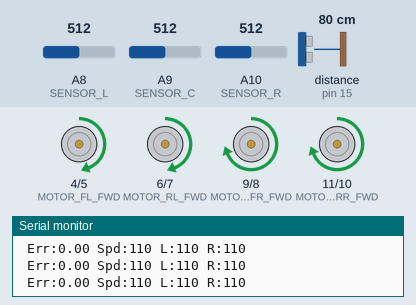
This sketch was run on a simulated Arduino Mega 2560, built with avr-gcc and run on an emulated ATmega2560. Shown: motor-driver pin pairs drawn as motors (green arrow = first pin HIGH = forward, orange = second pin HIGH = backward, longer = more drive), the last lines printed to the serial monitor. Wiring (inferred from the names in the program): ultrasonic range finder: trigger pin 14; echo pin 15. The inputs (shaded band) are chosen by the test bench; at power-on: distance to the obstacle (sensor on pin 15) 80 cm, A8 (SENSOR_L) = 512, A9 (SENSOR_C) = 512, A10 (SENSOR_R) = 512. The echo pulse lasts 58.3 µs per cm.

Above: at 1.2 s.
1.3 s: distance to the obstacle (sensor on pin 15) set to 23 cm
2.8 s: distance to the obstacle (sensor on pin 15) set to 19 cm
At 3.5 s:
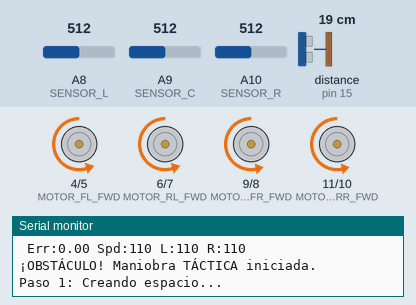
At 5.2 s:
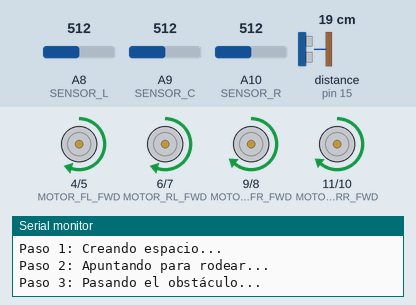
Timing chart, 0 to 14.8 s (numbered marks = the images above; inputs shaded):
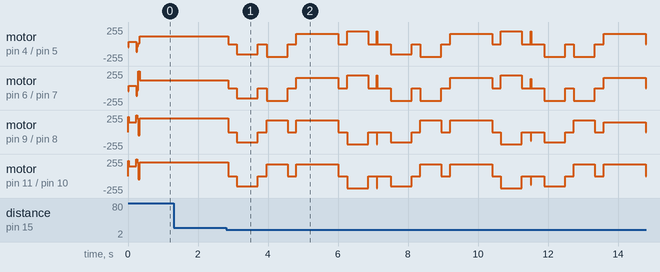

The sketch:

LineFollowerRobot.ino
```cpp
#include "config.h"
#include "MotorControl.h"
#include "RobotLogic.h"

unsigned long startTime;

void setup() {
  Serial.begin(9600);

  setupMotors();
  setupSensors();

  Serial.println("✅ Robot listo!");
  startTime = millis();
}

void loop() {
  if (millis() - startTime < 1500) {
    followLine();
  } else {
    long distance = checkObstacle();
    if (distance > 0 && distance < obstacleThreshold) {
      avoidObstacle();
    } else {
      followLine();
    }
  }

  delay(10);
}
```

MotorControl.cpp
```cpp
#include <Arduino.h>
#include "config.h"
#include "MotorControl.h"

void setupMotors() {
  pinMode(MOTOR_FL_FWD, OUTPUT);
  pinMode(MOTOR_FL_REV, OUTPUT);
  pinMode(MOTOR_FR_FWD, OUTPUT);
  pinMode(MOTOR_FR_REV, OUTPUT);
  pinMode(MOTOR_RL_FWD, OUTPUT);
  pinMode(MOTOR_RL_REV, OUTPUT);
  pinMode(MOTOR_RR_FWD, OUTPUT);
  pinMode(MOTOR_RR_REV, OUTPUT);
}

void moveMotors(int frontLeftSpeed, int rearLeftSpeed, int frontRightSpeed, int rearRightSpeed) {
  float adjustedFLSpeed = frontLeftSpeed * LEFT_MOTOR_TRIM;
  if (adjustedFLSpeed >= 0) {
    analogWrite(MOTOR_FL_FWD, adjustedFLSpeed);
    digitalWrite(MOTOR_FL_REV, LOW);
  } else {
    analogWrite(MOTOR_FL_REV, -adjustedFLSpeed);
    digitalWrite(MOTOR_FL_FWD, LOW);
  }

  float adjustedRLSpeed = rearLeftSpeed * LEFT_MOTOR_TRIM;
  if (adjustedRLSpeed >= 0) {
    analogWrite(MOTOR_RL_FWD, adjustedRLSpeed);
    digitalWrite(MOTOR_RL_REV, LOW);
  } else {
    analogWrite(MOTOR_RL_REV, -adjustedRLSpeed);
    digitalWrite(MOTOR_RL_FWD, LOW);
  }

  if (frontRightSpeed >= 0) {
    analogWrite(MOTOR_FR_FWD, frontRightSpeed);
    digitalWrite(MOTOR_FR_REV, LOW);
  } else {
    analogWrite(MOTOR_FR_REV, -frontRightSpeed);
    digitalWrite(MOTOR_FR_FWD, LOW);
  }

  if (rearRightSpeed >= 0) {
    analogWrite(MOTOR_RR_FWD, rearRightSpeed);
    digitalWrite(MOTOR_RR_REV, LOW);
  } else {
    analogWrite(MOTOR_RR_REV, -rearRightSpeed);
    digitalWrite(MOTOR_RR_FWD, LOW);
  }
}

void stopMotors() {
  moveMotors(0, 0, 0, 0);
}
```

MotorControl.h
```cpp
#ifndef MOTOR_CONTROL_H
#define MOTOR_CONTROL_H

void setupMotors();
void moveMotors(int frontLeftSpeed, int rearLeftSpeed, int frontRightSpeed, int rearRightSpeed);
void stopMotors();

#endif
```

RobotLogic.cpp
```cpp
#include <Arduino.h>
#include "config.h"
#include "RobotLogic.h"
#include "MotorControl.h"

// Variables de control
float error = 0;
float lastError = 0;
unsigned long lastLineTime = 0;

// Suavizado de sensores
float smoothedL = 0;
float smoothedC = 0;
float smoothedR = 0;
const float SMOOTHING_FACTOR = 0.3;

void setupSensors() {
  pinMode(TRIG_PIN, OUTPUT);
  pinMode(ECHO_PIN, INPUT);
}

void followLine() {
  // Lectura suavizada de sensores
  smoothedL = (SMOOTHING_FACTOR * analogRead(SENSOR_L)) + ((1-SMOOTHING_FACTOR) * smoothedL);
  smoothedC = (SMOOTHING_FACTOR * analogRead(SENSOR_C)) + ((1-SMOOTHING_FACTOR) * smoothedC);
  smoothedR = (SMOOTHING_FACTOR * analogRead(SENSOR_R)) + ((1-SMOOTHING_FACTOR) * smoothedR);

  float linePosition = 0;
  float totalWeight = 0;

  if (smoothedL > 500) {
    linePosition += -2 * smoothedL;
    totalWeight += smoothedL;
  }
  if (smoothedC > 500) {
    linePosition += 0 * smoothedC;
    totalWeight += smoothedC;
  }
  if (smoothedR > 500) {
    linePosition += 2 * smoothedR;
    totalWeight += smoothedR;
  }

  // Calcula el error real si se detecta la línea
  if (totalWeight > 0) {
    error = linePosition / totalWeight;
    lastLineTime = millis();
  } else {
    unsigned long timeSinceLine = millis() - lastLineTime;
    if (timeSinceLine > 200) {
      error = (lastError > 0) ? 8 : -8;
    } else {
      error = (lastError > 0) ? 4 : -4;
    }
  }

  // Velocidad adaptativa
  int currentBaseSpeed;
  if (abs(error) > 3) {
    currentBaseSpeed = 90;
  } else if (abs(error) > 1) {
    currentBaseSpeed = 110;
  } else {
    currentBaseSpeed = 110;
  }

  // --- CONTROLADOR PD CON CORRECCIONES ---
  float derivative = error - lastError;
  float correction = (Kp * error) + (Kd * derivative);
  lastError = error;

  // Limitamos la corrección para evitar reacciones exageradas.
  correction = constrain(correction, -255, 255);

  int leftSpeed = currentBaseSpeed + correction;
  int rightSpeed = currentBaseSpeed - correction;

  // Nos aseguramos de que las velocidades no excedan el máximo de PWM (0-255).
  leftSpeed = constrain(leftSpeed, -255, 255);
  rightSpeed = constrain(rightSpeed, -255, 255);

  if(DEBUG_MODE) {
    Serial.print(" Err:"); Serial.print(error);
    Serial.print(" Spd:"); Serial.print(currentBaseSpeed);
    Serial.print(" L:"); Serial.print(leftSpeed);
    Serial.print(" R:"); Serial.println(rightSpeed);
  }

  moveMotors(leftSpeed, leftSpeed, rightSpeed, rightSpeed);
}

void avoidObstacle() {
  Serial.println("¡OBSTÁCULO! Maniobra TÁCTICA iniciada.");
  stopMotors();
  delay(250);

  Serial.println("Paso 1: Creando espacio...");
  moveMotors(-150, -150, -150, -150);
  delay(600);
  stopMotors();
  delay(250);

  Serial.println("Paso 2: Apuntando para rodear...");
  moveMotors(-180, -180, 180, 180);
  delay(600);
  stopMotors();
  delay(250);

  Serial.println("Paso 3: Pasando el obstáculo...");
  moveMotors(150, 150, 150, 150);
  delay(1200);
  stopMotors();
  delay(250);

  Serial.println("Paso 4: Encarando la línea...");
  moveMotors(180, 180, -180, -180);
  delay(600);
  stopMotors();
  delay(250);

  Serial.println("Paso 5: BÚSQUEDA ACTIVA de la línea...");
  moveMotors(130, 130, -130, -130);

  unsigned long searchStartTime = millis();
  // Espera a que CUALQUIER sensor (central, derecho o izquierdo) encuentre la línea
  while(analogRead(SENSOR_C) < 500 && analogRead(SENSOR_R) < 500 && analogRead(SENSOR_L) < 500) {
    if (millis() - searchStartTime > 4000) {
      Serial.println("¡Línea no encontrada! Abortando maniobra.");
      stopMotors();
      return;
    }
    delay(10);
  }

  Serial.println("¡Línea encontrada! Realineando...");
  stopMotors();
  delay(100);

  Serial.println("Maniobra completada. Seguimiento reanudado.");
  lastError = 0;
}

long checkObstacle() {
  digitalWrite(TRIG_PIN, LOW);
  delayMicroseconds(2);
  digitalWrite(TRIG_PIN, HIGH);
  delayMicroseconds(10);
  digitalWrite(TRIG_PIN, LOW);
  long raw_distance = pulseIn(ECHO_PIN, HIGH, 30000) * 0.034 / 2;

  if (raw_distance > 0 && raw_distance < 400) {
    return raw_distance;
  }

  return 500;
}
```

RobotLogic.h
```cpp
#ifndef ROBOT_LOGIC_H
#define ROBOT_LOGIC_H

void setupSensors();
void followLine();
void avoidObstacle();
long checkObstacle();

#endif
```

config.h
```cpp
#ifndef CONFIG_H
#define CONFIG_H

// --- DEFINICIÓN DE PINES ---
#define SENSOR_L A8
#define SENSOR_C A9
#define SENSOR_R A10

// Motor Driver 1 (Delantero)
#define MOTOR_FL_FWD 4
#define MOTOR_FL_REV 5
#define MOTOR_FR_FWD 9
#define MOTOR_FR_REV 8

// Motor Driver 2 (Trasero)
#define MOTOR_RL_FWD 6
#define MOTOR_RL_REV 7
#define MOTOR_RR_FWD 11
#define MOTOR_RR_REV 10

// Ultrasonico
#define TRIG_PIN 14
#define ECHO_PIN 15

// --- CONSTANTES DE CONTROL (PD) ---
const float Kp = 15.0; //Proporcional
const float Kd = 20.0; //Derivativo
const int obstacleThreshold = 20;

// Compensación motores
const float LEFT_MOTOR_TRIM = 1.05;

#define DEBUG_MODE true

#endif
```

Measured:
- the behaviour switches between 21 and 20 cm on distance to the obstacle (sensor on pin 15) (found by bisection; images 0 and 1)
